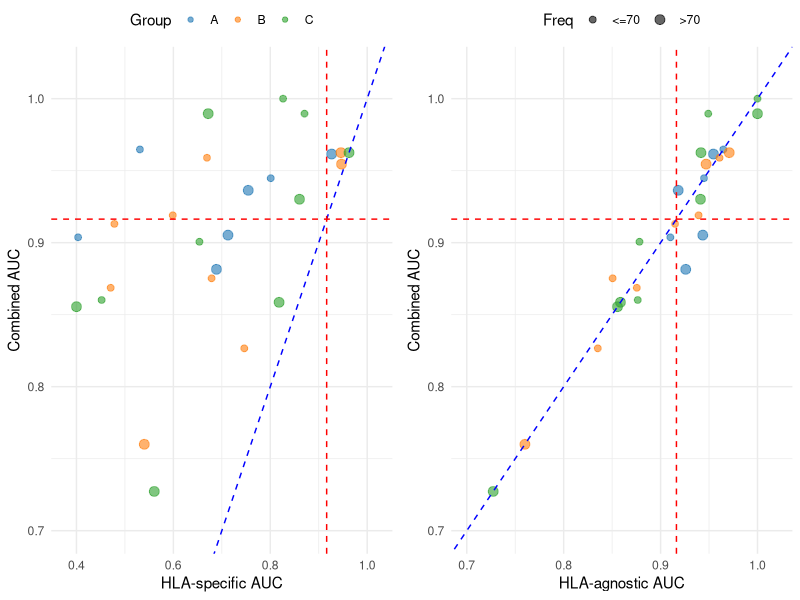
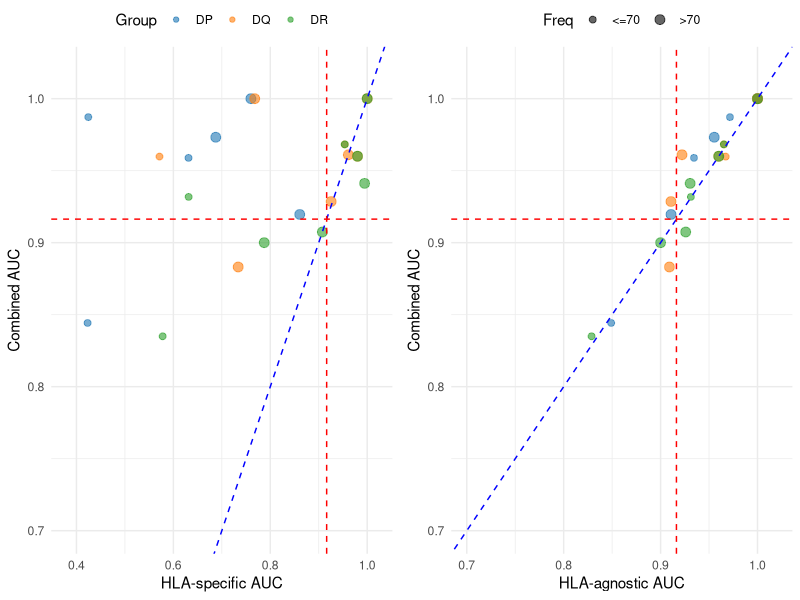

Recreate these plots in R, in order.
library(ggplot2)
library(dplyr)
library(ggrepel)
library(gridExtra)
library(grid)
library(readxl)

df1 = read_excel("../../codes/result_tables/Table_S1.xlsx", sheet = "HLA I")
df2 = read_excel("../../codes/result_tables/Table_S1.xlsx", sheet = "HLA II")

df1$size_category = rep("<=70", nrow(df1))
df1$size_category[which(df1$HLA_frequency>70)] = ">70"

df2$size_category = rep("<=70", nrow(df2))
df2$size_category[which(df2$HLA_frequency>70)] = ">70"

baseline = 0.9163461538461538
colors_ <- c("#1f77b4", "#ff7f0e", "#2ca02c")

p1 = ggplot(df1, aes(x = specific_AUC, y = combined_AUC, size = size_category, color = HLA_group)) +
  geom_point(alpha = 0.6, show.legend = T) +
  scale_size_manual(
    name = "Freq",
    values = c("<=70" = 2, ">70" = 3),  # adjust sizes as needed
    labels = c("<=70", ">70")
  ) +
  geom_abline(intercept = 0, slope = 1, linetype = "dashed", color = "blue") + 
  geom_vline(xintercept = baseline,linetype = "dashed", color = "red") + 
  geom_hline(yintercept = baseline,linetype = "dashed", color = "red") + 
  scale_color_manual(name = "Group", values = colors_) +  # Specify the custom color palette+
  xlab("HLA-specific AUC") + 
  ylab("Combined AUC") + 
  xlim(0.38, 1.02) + 
  ylim(0.7, 1.02) +
  theme_minimal()+
  theme(plot.title = element_text(hjust = 0.5, size = 14),
        # axis.title.x = element_blank(),
        # axis.title.y = element_blank(),
        legend.position = "top",
        legend.box = "horizontal",
        legend.margin = margin(0, 0, 0, 0),  # trim outer margin
        legend.spacing.y = unit(0, "mm")) +
  guides(color = guide_legend(nrow = 1), 
         size = "none")

p2 = ggplot(df1, aes(x = agnostic_AUC, y = combined_AUC, size = size_category, color = HLA_group, label = HLA_name)) +
  geom_point(alpha = 0.6, show.legend = T) +
  scale_size_manual(
    name = "Freq",
    values = c("<=70" = 2, ">70" = 3),  # adjust sizes as needed
    labels = c("<=70", ">70")
  ) +
  #geom_text_repel(data=subset(df1, abs(combined_AUC - agnostic_AUC)>0.03 ), size = 1.5, vjust = 1, show.legend = FALSE) +  # Use ggrepel for better label placement
  geom_abline(intercept = 0, slope = 1, linetype = "dashed", color = "blue") + 
  geom_vline(xintercept = baseline,linetype = "dashed", color = "red") + 
  geom_hline(yintercept = baseline,linetype = "dashed", color = "red") + 
  scale_color_manual(name = "Group", values = colors_) + 
  xlab("HLA-agnostic AUC") + 
  ylab("Combined AUC") + 
  xlim(0.7, 1.02) + 
  ylim(0.7, 1.02) +
  theme_minimal()+
  theme(plot.title = element_text(hjust = 0.5, size = 14),
        # axis.title.x = element_blank(),
        # axis.title.y = element_blank(),
        legend.position = "top",
        legend.box = "horizontal",
        legend.margin = margin(0, 0, 0, 0),  # trim outer margin
        legend.spacing.y = unit(0, "mm") ) +
  guides(color = "none", 
         size = guide_legend(nrow = 1))

p3 = ggplot(df2, aes(x = specific_AUC, y = combined_AUC, size = size_category, color = HLA_group)) +
  geom_point(alpha = 0.6, show.legend = T) +
  scale_size_manual(
    name = "Freq",
    values = c("<=70" = 2, ">70" = 3),  # adjust sizes as needed
    labels = c("<=70", ">70")
  ) +
  geom_abline(intercept = 0, slope = 1, linetype = "dashed", color = "blue") +  
  geom_vline(xintercept = baseline,linetype = "dashed", color = "red") +  
  geom_hline(yintercept = baseline,linetype = "dashed", color = "red") +  
  scale_color_manual(name = "Group", values = colors_) +  # Specify the custom color palette+
  xlab("HLA-specific AUC") + 
  ylab("Combined AUC") + 
  xlim(0.38, 1.02) + 
  ylim(0.7, 1.02) +
  theme_minimal()+
  theme(plot.title = element_text(hjust = 0.5, size = 14),
        # axis.title.x = element_blank(),
        # axis.title.y = element_blank(),
        legend.position = "top",
        legend.box = "horizontal",
        legend.margin = margin(0, 0, 0, 0),  # trim outer margin
        legend.spacing.y = unit(0, "mm") ) +
  # guides(color = "none", 
  guides(color = guide_legend(nrow = 1), 
         size = "none")

p4 = ggplot(df2, aes(x = agnostic_AUC, y = combined_AUC, size = size_category, color = HLA_group, label = HLA_name)) +
  geom_point(alpha = 0.6, show.legend = T) +
  scale_size_manual(
    name = "Freq",
    values = c("<=70" = 2, ">70" = 3),  # adjust sizes as needed
    labels = c("<=70", ">70")
  ) +
  # geom_text_repel(data=subset(df2, abs(combined_AUC - agnostic_AUC)>0.03), size = 1, vjust = -1, show.legend = FALSE) +  # Use ggrepel for better label placement
  geom_abline(intercept = 0, slope = 1, linetype = "dashed", color = "blue") +  
  geom_vline(xintercept = baseline,linetype = "dashed", color = "red") +  
  geom_hline(yintercept = baseline,linetype = "dashed", color = "red") +  
  scale_color_manual(name = "Group", values = colors_) +  
  xlab("HLA-agnostic AUC") + 
  ylab("Combined AUC") + 
  xlim(0.7, 1.02) + 
  ylim(0.7, 1.02) +
  theme_minimal()+
  theme(plot.title = element_text(hjust = 0.5, size = 14),
        # axis.title.x = element_blank(),
        # axis.title.y = element_blank(),
        legend.position = "top",
        legend.box = "horizontal",
        legend.margin = margin(0, 0, 0, 0),  # trim outer margin
        legend.spacing.y = unit(0, "mm")) +
  guides(color = "none", 
         size = guide_legend(nrow = 1))

pdf("figure3_panels/Fig3A.pdf", width = 4.8, height = 3)
grid.arrange(
  arrangeGrob(
    p1, p2,
    nrow=1
  )
)
dev.off()

pdf("figure3_panels/Fig3B.pdf", width = 4.8, height = 3)
grid.arrange(
  arrangeGrob(
    p3,p4,
    nrow=1
  )
)
dev.off()

sessionInfo()
q(save = "no")


